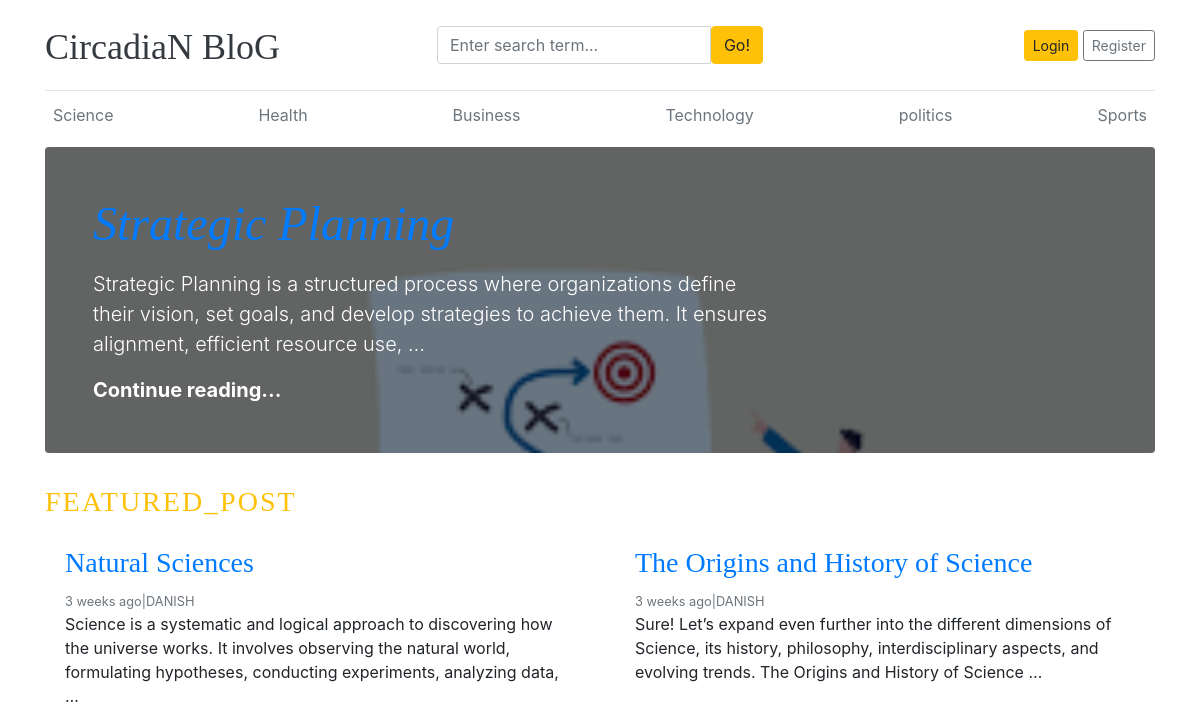
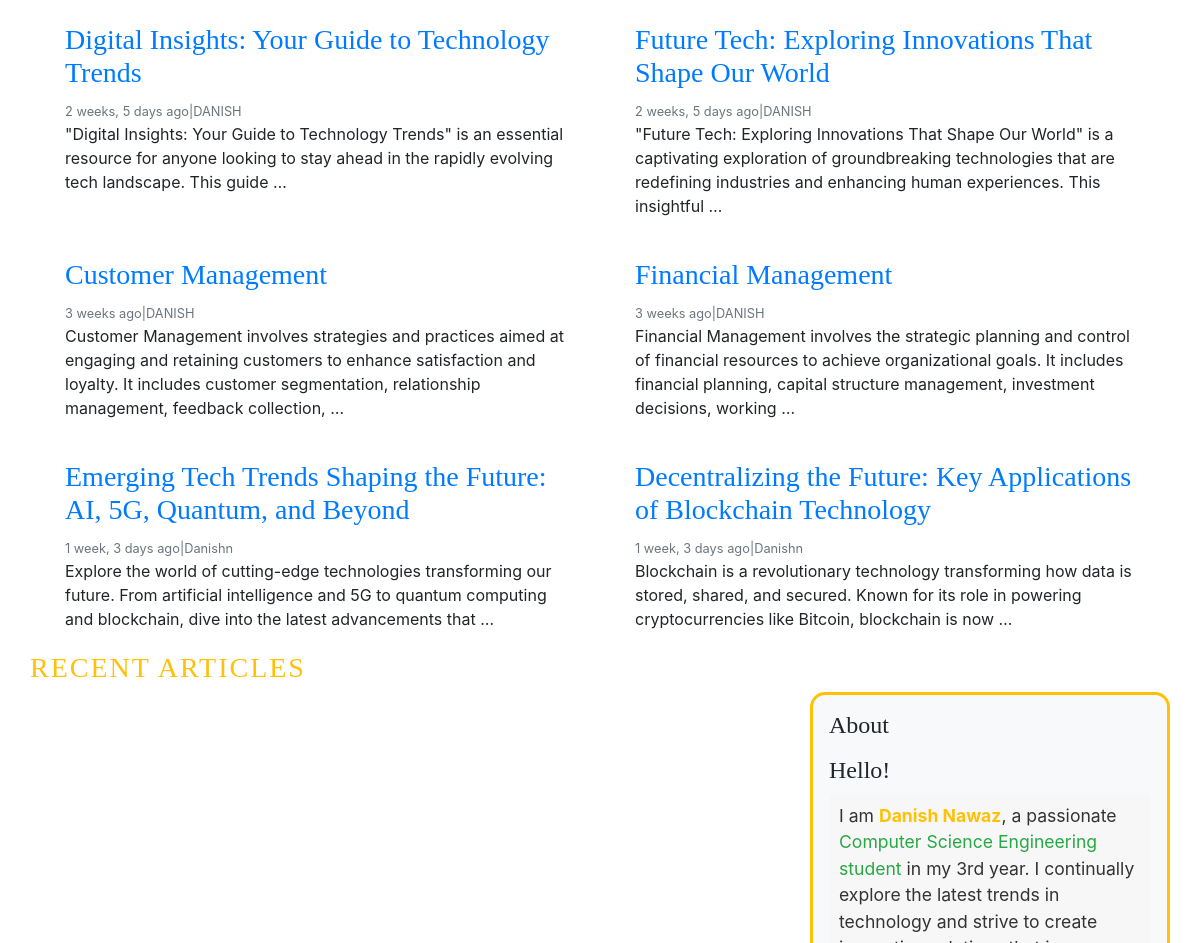
/ (upper part), run on an earlier commit of the app's database (2 pictures, top to bottom).
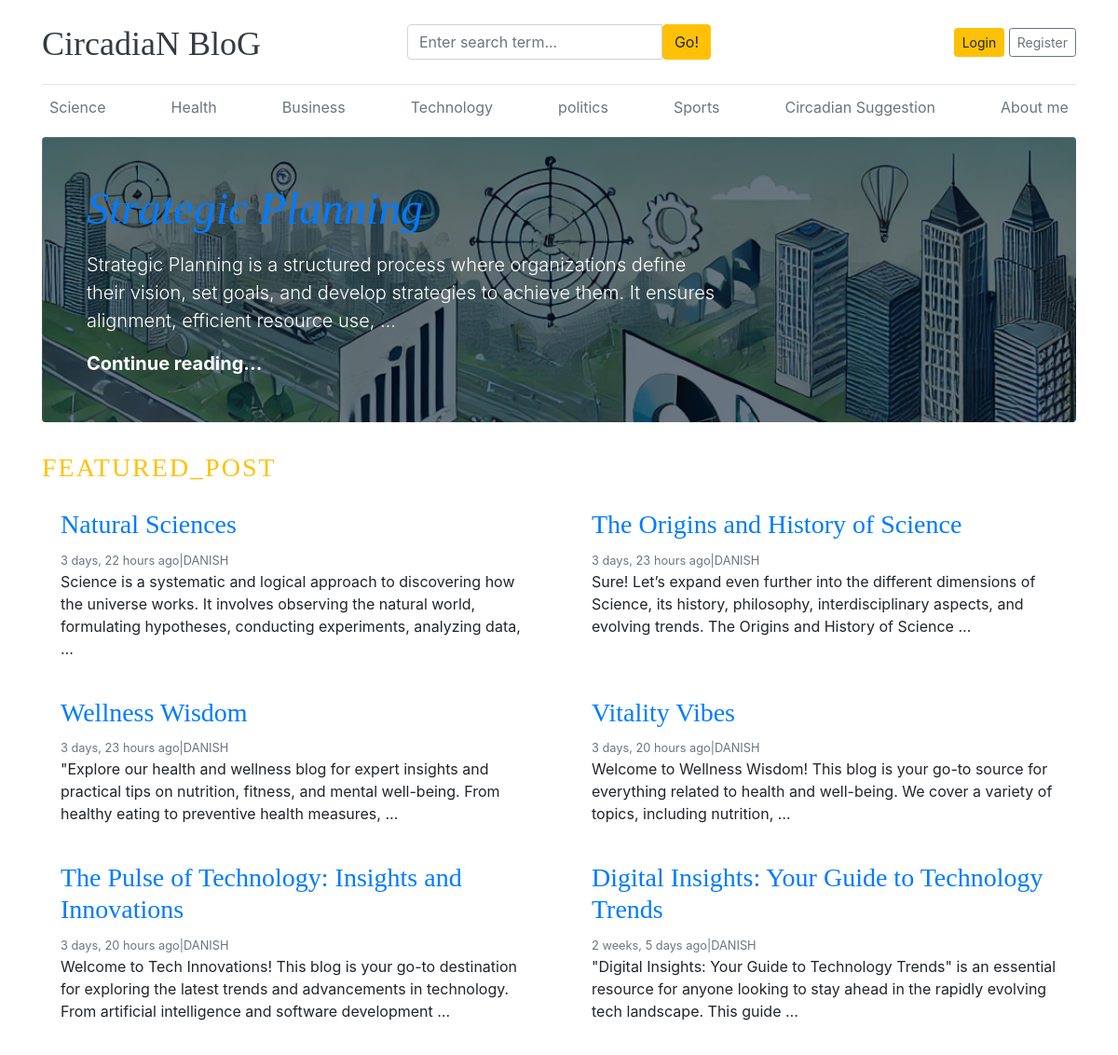
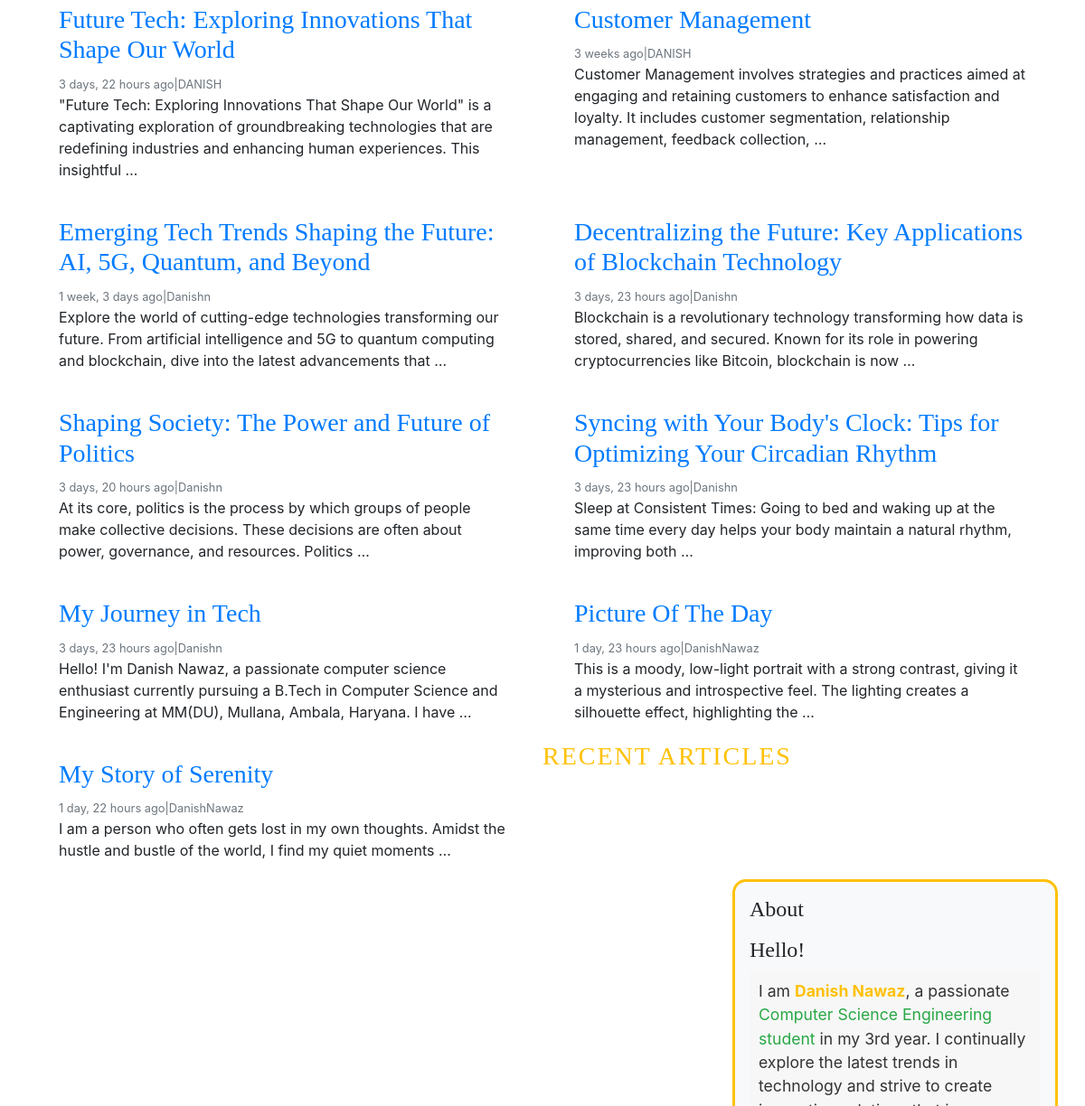
And on a later commit of the database (2 pictures, top to bottom).
### blogs/models.py (models this page shows, shortened)
class Category(models.Model):
    category_name=models.CharField(max_length=50, unique=True)
    created_at=models.DateTimeField(auto_now=True)
    updated_at=models.DateTimeField(auto_now=True)
    tags = TaggableManager()
    class Meta:
        verbose_name_plural ='Categories'

class Blogs(models.Model):
    title = models.CharField(max_length=100 , unique='True')
    slug = models.SlugField(unique=True , blank=True)
    Category = models.ForeignKey(Category , on_delete=models.CASCADE)
    author = models.ForeignKey(User , on_delete=models.CASCADE)
    blog_image = models.ImageField(upload_to='uploads/%y/%m/%d')
    short_description = models.TextField(max_length=1000)
    blog_body = models.TextField(max_length=3000)
    status = models.CharField(max_length=100 , choices=STATUS_CHOICE , default='draft')
    is_feacherd = models.BooleanField(default=False)
    created_at = models.DateTimeField(auto_now=True)
    updated_at = models.DateTimeField(auto_now=True)
    class Meta:
        verbose_name_plural ='blogs'

### Blog_Main/views.py (the view)
# urls.py: path('', views.home, name="home"),  # Home page route
def home(request):
    categories = Category.objects.all()
    featured_post = Blogs.objects.filter(is_feacherd=True, status='published')
    posts =Blogs.objects.filter(is_feacherd=False, status='published')
    context = {
        'categories': categories,
        'featured_post': featured_post,  # Remove quotes to reference the variable
        'posts': posts
    }
    return render(request, 'home.html', context)

### blogs/context_processors.py (called while the page is built)
def get_categories(request):
    categories=Category.objects.all()
    return  dict(categories=categories)

### templates/home.html (shortened to what this page needs)
{% extends "base/base.html" %}
{% block content %}
 {% for post in featured_post %}
   {%if forloop.first %}
<div class="jumbotron p-3 p-md-5 text-white rounded bg-dark" style="background-image: url({{post.blog_image.url}});background-blend-mode: overlay;background-size:cover;">
    <div class="col-md-8 px-0">
      <h1 class="display-4 font-italic"><a href="{% url 'blogs' post.slug %}">{{post.title}}</a></h1>
      <p class="lead my-3">{{post.short_description| truncatewords:25}}</p>
      <p class="lead mb-0"><a href="#" class="text-white font-weight-bold">Continue reading...</a></p>
    </div>
</div>
    {% endif %}
  {% endfor %}
<h3 class="text-uppercase text-warning" style="letter-spacing: 2px;">Featured_post</h3>
  <div class="row mb-2">
    {% for post in featured_post %}
     {% if not forloop.first %}
    <div class="col-md-6">
      <div class="card border-0" >
        <div class="card-body">
          <h3><a href="{% url 'blogs' post.slug %}">{{post.title}}</a></h3>
          <small class="mb-1 text-muted">{{post.created_at | timesince}} ago|{{post.author}}</small>
          <p class="card-text">{{post.short_description | truncatewords:25}}</p>
        </div>
      </div>
    </div>
     {%endif%}
    {%endfor%}
  <h3 class="text-uppercase text-warning" style="letter-spacing: 2px;">Recent Articles</h3>
  <main role="main" class="container p-0">
    <div class="row">
      <div class="col-md-8 blog-main">
      </div>
      <aside class="col-md-4 blog-sidebar">
        <div class="p-3 mb-3 bg-light" style="border-radius: 15px; border: 3px solid #ffc107; transition: border-color 0.3s ease; overflow: hidden;">
          <h4 class="" style="color: warning; font-size: 1.5rem; margin-bottom: 1rem; bg">About</h4>
          <h4>Hello!</h4>
          <p class="mb-0" style="font-size: 1.1rem; color: #333; transition: all 0.3s ease; padding: 10px; border-radius: 5px; background-color: #f7f7f7;">
            I am <span class="highlight" style="color: #ffc107; font-weight: bold; cursor: pointer;" title="Click to know more about Danish Nawaz">Danish Nawaz</span>, a passionate <span class="highlight" style="color: #28a745;" title="Click to learn more about Computer Science Engineering">Computer Science Engineering student</span>
          </p>
      </div>
      </aside>
    </div>
  </main>
</div>
{% endblock %}

### templates/base/header.html (shortened to what this page needs)
{% load static %}
<!DOCTYPE html>
<html lang="en">
<head>
    <link href="https://getbootstrap.com/docs/4.0/dist/css/bootstrap.min.css" rel="stylesheet">
    <link href="css/blog.css" rel="stylesheet">
    <link rel="stylesheet" href="{% static 'css/blog.css'%}">
    <link rel="stylesheet" href="https://cdnjs.cloudflare.com/ajax/libs/font-awesome/4.7.0/css/font-awesome.min.css">
  </head>
<body>
    <div class="container">
      <header class="blog-header py-3">
        <div class="row flex-nowrap justify-content-between align-items-center">
          <div class="col-4 pt-1">
            <a class="blog-header-logo text-dark" href="/">CircadiaN BloG</a>
          </div>
          <div class="clo-4">
            <form action="{% url 'search' %}" method="GET">
              <div class="input-group">
                <input class="form-control" name="keyword" type="text" placeholder="Enter search term..." aria-label="Enter search term..." aria-describedby="button-search" />
                <button type="submit" class="btn btn-warning" id="button-search" type="button">Go!</button>
            </div>
            </form>
          </div>
          <div class="col-4 d-flex justify-content-end align-items-center">
            {% if not user.is_authenticated %}
            <a class="btn btn-sm btn-warning" href="{% url 'Login' %}">Login</a> &nbsp;
            <a class="btn btn-sm btn-outline-secondary" href="{% url 'register' %}">Register</a>
            {% else %}
            <span><a href="{% url 'dashboard' %}"class="btn btn-warning">Dashboard</a></span> &nbsp;
            <span><a href="{% url 'logout' %}">Logout</a></span>
            {% endif %}
          </div>
        </div>
      </header>
      <div class="nav-scroller py-1 mb-2">
        <nav class="nav d-flex justify-content-between">
          {% for cat in  categories %}
          <a class="p-2 text-muted" href="{% url 'posts_by_category' cat.id%}">{{cat.category_name}}</a>
          {% endfor %}
        </nav>
      </div>

What changed in the data, as far as the page shows it:
removed Blogs: blog_image (picture), short_description "Strategic Planning is a structured process where organizations define their vision, set goals, and develop strategies to achieve them. It ensures alignment, efficient resource use, …"
removed Blogs: title "Financial Management", created_at "3 weeks", author "DANISH", short_description "Financial Management involves the strategic planning and control of financial resources to achieve organizational goals. It includes financial planning, capital structure management, investment decisions, working …", shown under "FEATURED_POST"
added Category: category_name "Circadian Suggestion"
added Category: category_name "About me"
added Blogs: blog_image (picture), title "Strategic Planning", short_description "Strategic Planning is a structured process where organizations define their vision, set goals, and develop strategies to achieve them. It ensures alignment, efficient resource use, …"
changed Blogs "Natural Sciences": created_at "3 weeks" → "3 days, 22 hours"
changed Blogs "The Origins and History of Science": created_at "3 weeks" → "3 days, 23 hours"
now on this page (row edited): Blogs: title "Wellness Wisdom", created_at "3 days, 23 hours", author "DANISH", short_description "\"Explore our health and wellness blog for expert insights and practical tips on nutrition, fitness, and mental well-being. From healthy eating to preventive health measures, …", shown under "FEATURED_POST"
now on this page (row edited): Blogs: title "Vitality Vibes", created_at "3 days, 20 hours", author "DANISH", short_description "Welcome to Wellness Wisdom! This blog is your go-to source for everything related to health and well-being. We cover a variety of topics, including nutrition, …", shown under "FEATURED_POST"
now on this page (row edited): Blogs: title "The Pulse of Technology: Insights and Innovations", created_at "3 days, 20 hours", author "DANISH", short_description "Welcome to Tech Innovations! This blog is your go-to destination for exploring the latest trends and advancements in technology. From artificial intelligence and software development …", shown under "FEATURED_POST"
changed Blogs "Future Tech: Exploring Innovations That Shape Our World": created_at "2 weeks, 5 days" → "3 days, 22 hours"
changed Blogs "Decentralizing the Future: Key Applications of Blockchain Technology": created_at "1 week, 3 days" → "3 days, 23 hours"
added Blogs: title "Shaping Society: The Power and Future of Politics", created_at "3 days, 20 hours", author "Danishn", short_description "At its core, politics is the process by which groups of people make collective decisions. These decisions are often about power, governance, and resources. Politics …", shown under "FEATURED_POST"
added Blogs: title "Syncing with Your Body's Clock: Tips for Optimizing Your Circadian Rhythm", created_at "3 days, 23 hours", author "Danishn", short_description "Sleep at Consistent Times: Going to bed and waking up at the same time every day helps your body maintain a natural rhythm, improving both …", shown under "FEATURED_POST"
added Blogs: title "My Journey in Tech", created_at "3 days, 23 hours", author "Danishn", short_description "Hello! I'm Danish Nawaz, a passionate computer science enthusiast currently pursuing a B.Tech in Computer Science and Engineering at MM(DU), Mullana, Ambala, Haryana. I have …", shown under "FEATURED_POST"
added Blogs: title "Picture Of The Day", created_at "1 day, 23 hours", author "DanishNawaz", short_description "This is a moody, low-light portrait with a strong contrast, giving it a mysterious and introspective feel. The lighting creates a silhouette effect, highlighting the …", shown under "FEATURED_POST"
added Blogs: title "My Story of Serenity", created_at "1 day, 22 hours", author "DanishNawaz", short_description "I am a person who often gets lost in my own thoughts. Amidst the hustle and bustle of the world, I find my quiet moments …", shown under "FEATURED_POST"
